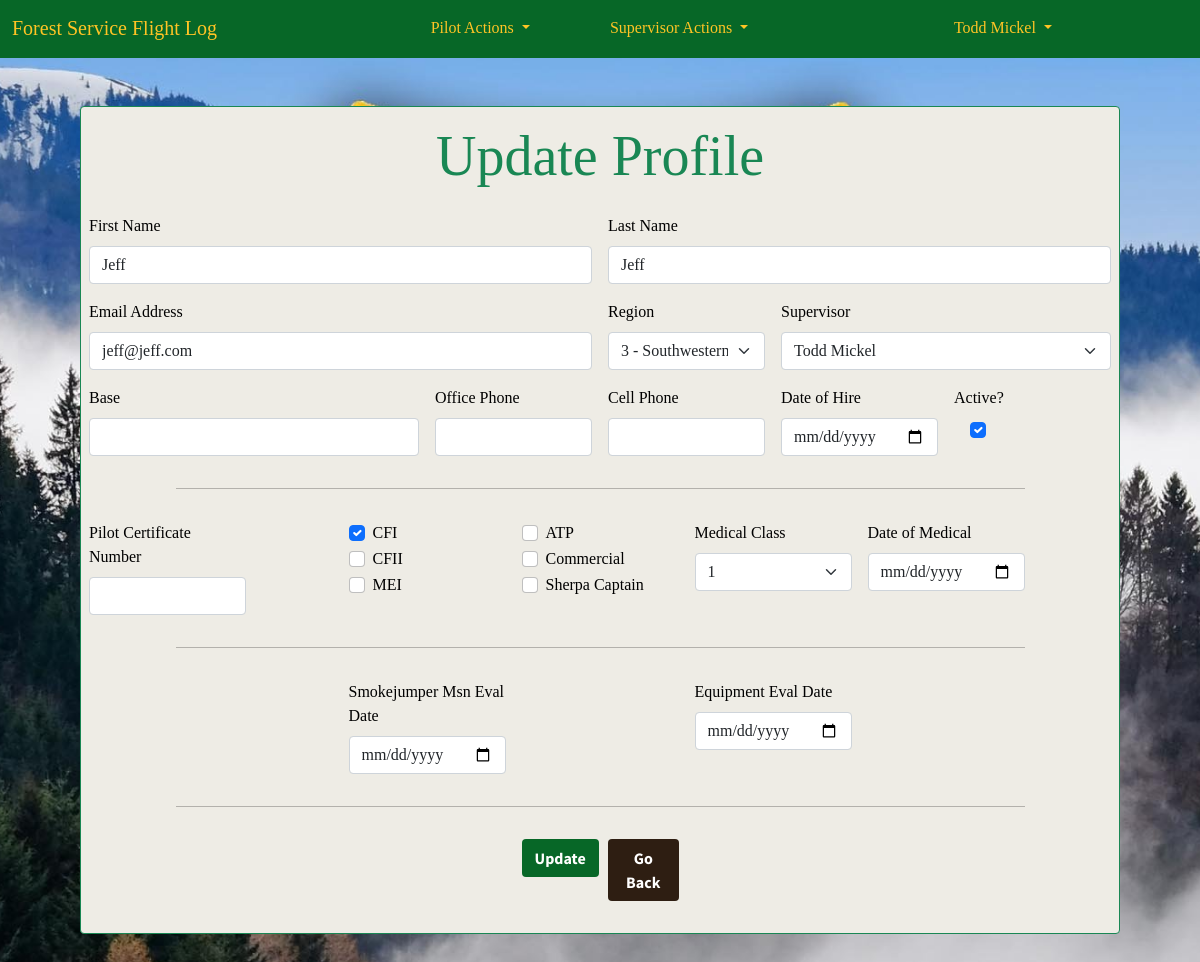
/accounts/6/update/ (signed in), run on an earlier commit of the app's database.
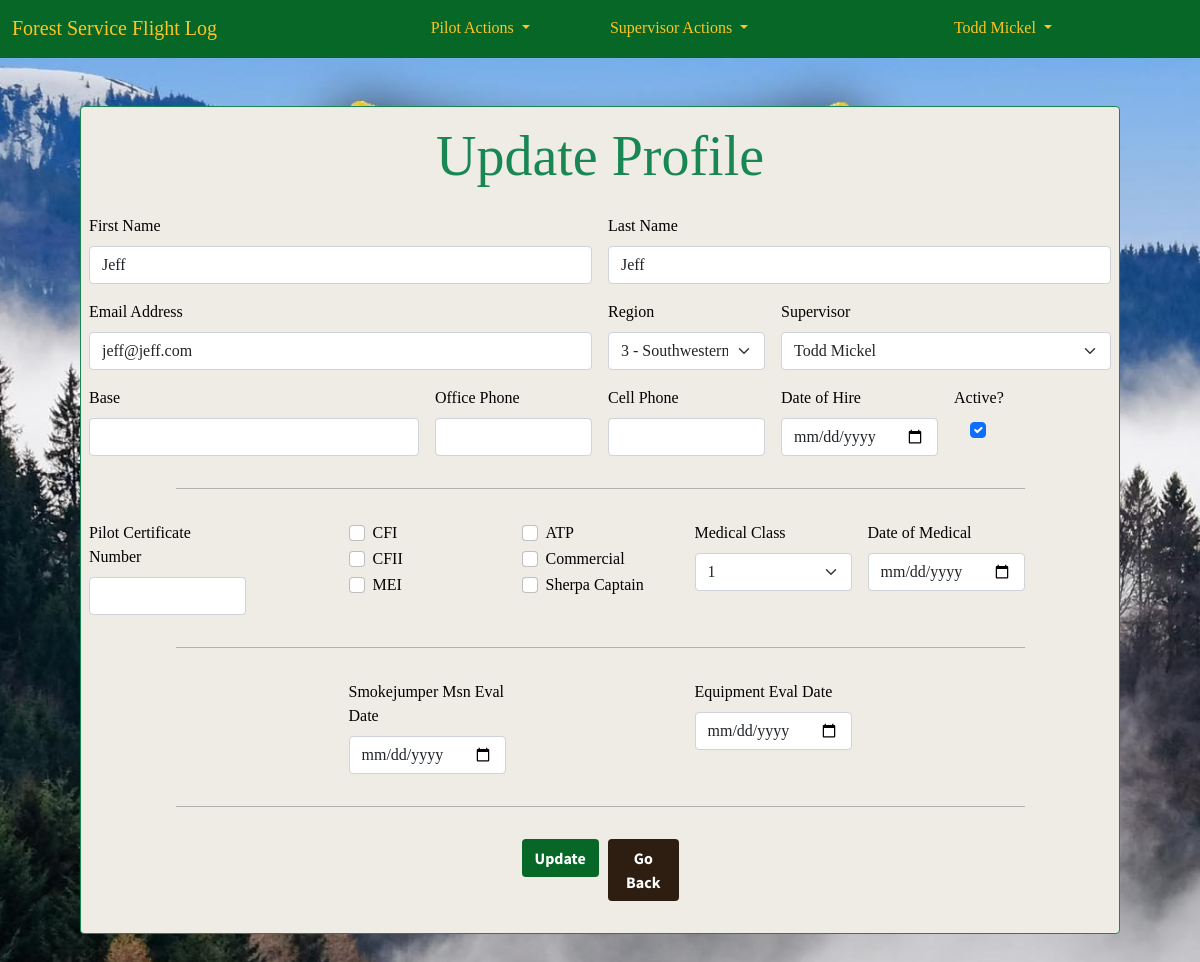
And on a later commit of the database.
### accounts/models.py (models this page shows, shortened)
class CustomUser(AbstractUser):
    REGION_CHOICES = [
        ('1', '1 - Northern'),
        ('2', '2 - Rocky Mountain'),
        ('3', '3 - Southwestern'),
        ('4', '4 - Intermountain'),
        ('5', '5 - Pacific Southwest'),
        ('6', '6 - Pacific Northwest'),
        ('8', '8 - Southern'),
        ('9', '9 - Eastern'),
        ('10', '10 - Alaska'),
        ('WO', 'Washington Office'),
    ]
    '''username = None
    email = models.EmailField(_('email address'), unique=True)'''
    region = models.CharField(
        max_length=4,
        choices=REGION_CHOICES,
        default='WO',
        null=False,
        blank=False
        )
    base = models.CharField(max_length=20, blank=True)
    office_phone = models.CharField(max_length=12, blank=True)
    cell_phone = models.CharField(max_length=12, blank=True)
    date_of_hire = models.DateField(null=True, blank=True)
    pilot_cert_number = models.CharField(max_length=20, blank=True)
    atp = models.BooleanField(default=False)
    cfi = models.BooleanField(default=False)
    cfii = models.BooleanField(default=False)
    mei = models.BooleanField(default=False)
    commercial_rating = models.BooleanField(default=False)
    medical_class = models.IntegerField(null=True, blank=True)
    date_of_medical = models.DateField(null=True, blank=True)
    user_supervisor = models.ForeignKey(
        'self',
        on_delete=models.PROTECT,
        limit_choices_to={'is_supervisor': True},
        blank=True,
        null=True
        )
    is_supervisor = models.BooleanField(default=False)
    is_captain = models.BooleanField(default=False)
    smokejumper_msn_eval_date = models.DateField(null=True, blank=True)
    equipment_eval_date = models.DateField(null=True, blank=True)
    order = ('username',)
    USERNAME_FIELD = 'username'
    REQUIRED_FIELDS = []
    def __str__(self):
        return f'{self.first_name} {self.last_name}'

### accounts/views.py (the view, shortened to what this page needs)
# urls.py: path("<int:pk>/update/", ProfileView.as_view(), name="profile")
class ProfileView(LoginRequiredMixin, generic.edit.UpdateView):
    model = CustomUser
    form_class = ProfileForm
    template_name = 'profile.html'

### accounts/forms.py
class ProfileForm(forms.ModelForm):
    class Meta:
        model = CustomUser
        fields = [
            'id', 'first_name', 'last_name', 'email',
            'region', 'user_supervisor', 'base', 'is_active',
            'office_phone', 'cell_phone', 'date_of_hire',
            'pilot_cert_number', 'atp', 'cfi', 'cfii', 'mei',
            'commercial_rating', 'medical_class', 'date_of_medical',
            'is_captain', 'smokejumper_msn_eval_date', 'equipment_eval_date',
            ]
        widgets = {
            'date_of_hire': widgets.DateInput(attrs={'type': 'date'}),
            'date_of_medical': widgets.DateInput(attrs={'type': 'date'}),
            'smokejumper_msn_eval_date': widgets.DateInput(attrs={'type': 'date'}),
            'equipment_eval_date': widgets.DateInput(attrs={'type': 'date'}),
            'medical_class': widgets.Select(choices=[
                ('1','1'),
                ('2','2'),
                ('3','3'),
            ])
        }
    def __init__(self, *args, **kwargs):
        super(ProfileForm, self).__init__(*args, **kwargs)
        for visible in self.visible_fields():
            visible.field.widget.attrs['class'] = 'form-control'

### templates/profile.html (shortened to what the changed rows need)
{% extends 'base.html' %}
{% load widget_tweaks %}
{% block content %}
{% if not user.is_supervisor and user.id != object.id %}
<div class="container border border-success rounded">
    <h3>You are not authorized to view or edit any profile other than your own.</h3>
</div>
{% else %}
    <form class="row prof-form g-3 border border-success rounded" action="" method="POST">
        <h1 class="display-4 text-center text-success">Update Profile</h1>
        <div class="col-md-6">
            <label for="id_first_name" class="form-label">First Name</label>
            {{ form.first_name }}
        </div>
        <div class="col-md-6">
            <label for="id_last_name" class="form-label">Last Name</label>
            {{ form.last_name }}
        </div>
        <div class="col-md-6">
            <label for="id_email" class="form-label">Email Address</label>
            {{ form.email }}
        </div>
        <div class="col-md-2">
            <label for="id_region" class="form-label">Region</label>
            {% render_field form.region class+="form-select" %}
        </div>
        <div class="col-md-4">
            <label for="id_user_supervisor" class="form-label">Supervisor</label>
            {% render_field form.user_supervisor class+="form-select" %}
        </div>
        <div class="col-md-4">
            <label for="id_base" class="form-label">Base</label>
            {{ form.base }}
        </div>
        <div class="col-md-2">
            <label for="id_office_phone" class="form-label">Office Phone</label>
            {{ form.office_phone }}
        </div>
        <div class="col-md-2">
            <label for="id_cell_phone" class="form-label">Cell Phone</label>
            {{ form.cell_phone }}
        </div>
        <div class="col-md-2">
            <label for="id_date_of_hire" class="form-label">Date of Hire</label>
            {{ form.date_of_hire }}
        </div>
        <div class="col-md-2">
            {% if user.is_supervisor and user.id != object.id %}
            <label for="id_is_active" class="form-label">Active?</label><br>
            &nbsp;&nbsp;&nbsp;&nbsp;{% render_field form.is_active class="form-check-input" %}
            {% endif %}
        </div>
        <div class="col-md-1"></div>
        <div class="col-md-10"><hr></div>
        <div class="col-md-1"></div>
        <div class="col-md-2">
            <label for="id_pilot_cert_number" class="form-label">Pilot Certificate Number</label>
            {{ form.pilot_cert_number }}
        </div>
        <div class="col-md-1"></div>
        <div class="col-md-2">
            <div class="form-check">
                <label for="id_cfi" class="form-check-label">CFI</label>
                {% render_field form.cfi class="form-check-input" %}
            </div>
            <div class="form-check">
                <label for="id_cfii" class="form-check-label">CFII</label>
                {% render_field form.cfii class="form-check-input" %}
            </div>
            <div class="form-check">
                <label for="id_mei" class="form-check-label">MEI</label>
                {% render_field form.mei class="form-check-input" %}
            </div>
        </div>
        <div class="col-2">
            <div class="form-check">
                <label for="id_atp" class="form-check-label">ATP</label>
                {% render_field form.atp class="form-check-input" %}
            </div>
            <div class="form-check">
                <label for="id_commercial_rating" class="form-check-label">Commercial</label>
                {% render_field form.commercial_rating class="form-check-input" %}
            </div>
            <div class="form-check">
                <label for="id_commercial_rating" class="form-check-label">Sherpa Captain</label>
                {% render_field form.is_captain class="form-check-input" %}
            </div>
        </div>
        <div class="col-md-2">
            <label for="id_medical_class" class="form-label">Medical Class</label>
            {% render_field form.medical_class class+="form-select" %}
        </div>
        <div class="col-md-2">
            <label for="id_date_of_hire" class="form-label">Date of Medical</label>
            {{ form.date_of_medical }}
        </div>
        <div class="col-md-1"></div>
        <div class="col-md-1"></div>
        <div class="col-md-10"><hr></div>
        <div class="col-md-1"></div>
        <div class="col-md-3"></div>
        <div class="col-md-2">
            <label for="id_smokejumper_msn_eval_date" class="form-label">Smokejumper Msn Eval Date</label>
            {{ form.smokejumper_msn_eval_date }}
        </div>
        <div class="col-md-2"></div>
        <div class="col-md-2">
            <label for="id_equipment_eval_date" class="form-label">Equipment Eval Date</label>
            {{ form.equipment_eval_date }}
        </div>
        <div class="col-md-3"></div>
        <div class="col-md-1"></div>
        <div class="col-md-10"><hr></div>
        <div class="col-md-1"></div>
        {% if object.id != user.id %}
        <div class="col-md-5"></div>
        <div class="col-md-1">
            <button class="btn submit_btn" type="submit">Update</button>
        </div>
        <div class="col-md-1">
            <a class="btn cancel_btn" href="{% url 'currency_board' %}">Go Back</a>
        </div>
        {% else %}
        <div class="d-grid gap-2 col-1 mx-auto">
            <button class="btn submit_btn" type="submit">Update</button>
        </div>
        {% endif %}
    </form>
    {% endif %}
{% endblock content %}

What changed in the data, as far as the page shows it:
changed CustomUser "Jeff": cfi "☑" → "☐"
